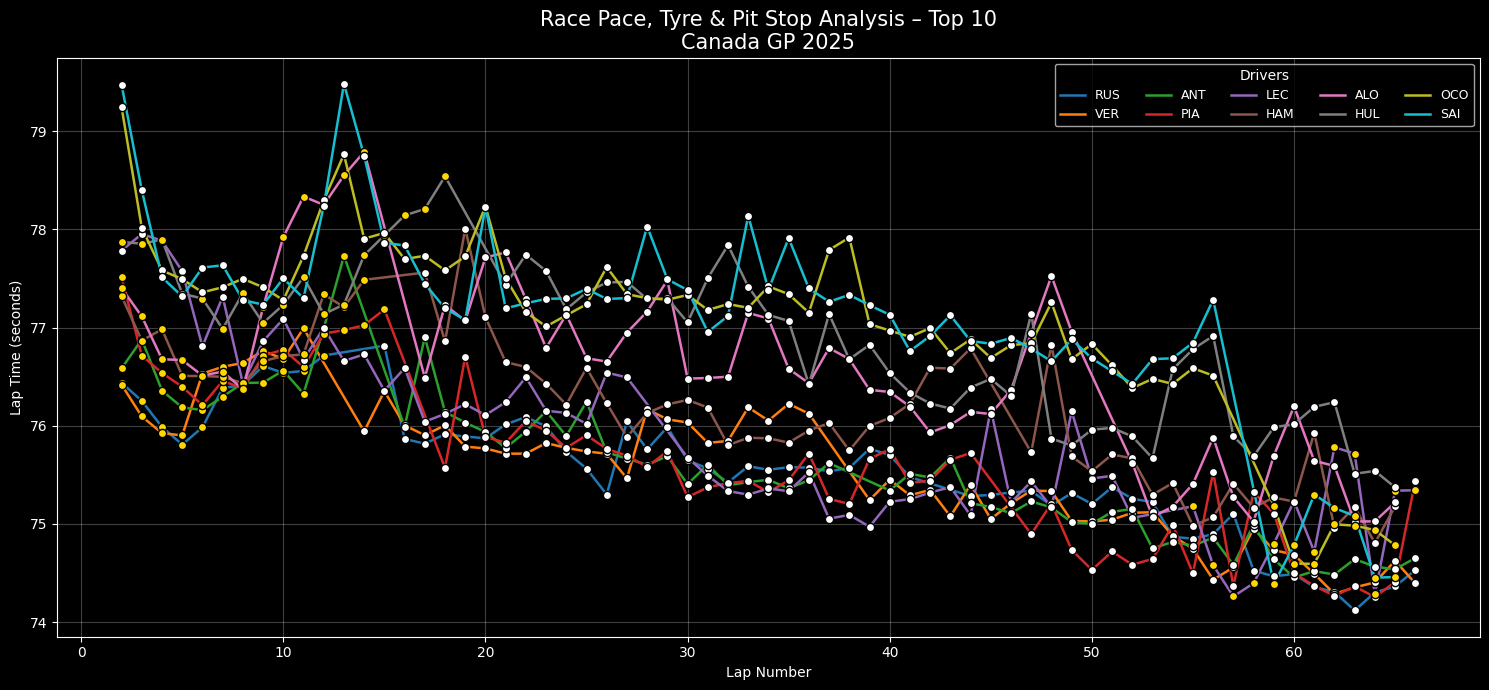

Recreate this plot in Python.
import fastf1
import fastf1.plotting
import matplotlib.pyplot as plt
import numpy as np
import pandas as pd
import os

# =============================
# CONFIG
# =============================
YEAR = 2025
GP = "Canadian"
SESSION = "R"
CACHE_DIR = "cache"

# =============================
# SETUP (FIX CACHE ERROR)
# =============================
os.makedirs(CACHE_DIR, exist_ok=True)
fastf1.Cache.enable_cache(CACHE_DIR)

fastf1.plotting.setup_mpl()
plt.style.use("dark_background")

# =============================
# LOAD SESSION
# =============================
session = fastf1.get_session(YEAR, GP, SESSION)
session.load()

# =============================
# LOAD & CLEAN LAPS
# =============================
laps = session.laps
laps = laps[laps["IsAccurate"] == True].copy()
laps["LapTimeSec"] = laps["LapTime"].dt.total_seconds()

# =============================
# TOP 10 FINISHERS
# =============================
results = session.results.sort_values("Position").head(10)
drivers = results["Abbreviation"].tolist()
laps = laps[laps["Driver"].isin(drivers)]

# =============================
# COLORS (VERSION-PROOF)
# =============================
cmap = plt.cm.get_cmap("tab10", len(drivers))
driver_colors = {drv: cmap(i) for i, drv in enumerate(drivers)}

tyre_colors = {
    "SOFT": "red",
    "MEDIUM": "gold",
    "HARD": "white",
    "INTERMEDIATE": "green",
    "WET": "blue"
}

# =============================
# PLOT
# =============================
plt.figure(figsize=(15,7))

for drv in drivers:
    drv_laps = laps[laps["Driver"] == drv]

    # Race pace
    plt.plot(
        drv_laps["LapNumber"],
        drv_laps["LapTimeSec"],
        color=driver_colors[drv],
        linewidth=1.8,
        label=drv
    )

    # Tyre compound markers
    for compound, group in drv_laps.groupby("Compound"):
        plt.scatter(
            group["LapNumber"],
            group["LapTimeSec"],
            color=tyre_colors.get(compound, "gray"),
            s=35,
            edgecolors="black",
            zorder=3
        )

    # Pit stop markers
    pit_laps = drv_laps[drv_laps["PitInTime"].notna()]
    for lap in pit_laps["LapNumber"]:
        plt.axvline(
            lap,
            color=driver_colors[drv],
            linestyle="--",
            alpha=0.25,
            linewidth=1
        )

# =============================
# LABELS
# =============================
plt.title(
    "Race Pace, Tyre & Pit Stop Analysis – Top 10\nCanada GP 2025",
    fontsize=15
)
plt.xlabel("Lap Number")
plt.ylabel("Lap Time (seconds)")
plt.grid(alpha=0.25)
plt.legend(title="Drivers", ncol=5, fontsize=9)
plt.tight_layout()
plt.show()
